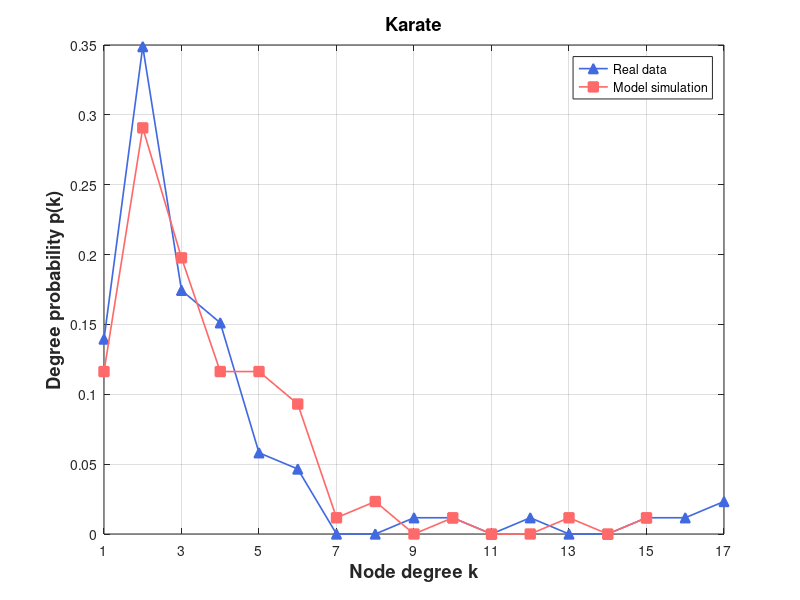

Recreate this plot in MATLAB.
% Create some data
% 定义度数直方图

degree_hist1 = [0, 12, 30, 15, 13, 5, 4, 0, 0, 1, 1, 0, 1, 0, 0, 1, 1, 2];
degree_hist2 = [0, 10, 25, 17, 10, 10, 8, 1, 2, 0, 1, 0, 0, 1, 0, 1];

% 将度数直方图转换为浮点型数组
 [0, 105, 92, 79, 51, 47, 24, 14, 6, 5, 2, 3, 4, 2, 1, 1, 1, 1, 2]
degree_hist1 = double(degree_hist1);
degree_hist2 = double(degree_hist2);

degree1 = degree_hist1(2:end);
degree2 = degree_hist2(2:end);
% 计算度数概率
degree_prob1 = degree1 / sum(degree1);
degree_prob2 = degree2 / sum(degree2);

figure

set(gca, 'FontSize', 12);

  
plot(1:length(degree_prob1), degree_prob1, '^-','Color',[65/256,105/256,225/256],'LineWidth',1.2,'Markersize',7,'MarkerFaceColor',[65/256,105/256,225/256])

hold on
%plot(eb, predictionData,'ro-','LineWidth',1.2,'Markersize',7,'MarkerFaceColor','r')
%plot(eb, predictionData, 's-','Color',[171/256,130/256,255/256],'LineWidth',1.2,'Markersize',7,'MarkerFaceColor',[171/256,130/256,255/256]) 
%plot(eb, epsilon7, 's-','Color',[0/256,206/256,209/256],'LineWidth',1.2,'Markersize',7,'MarkerFaceColor',[0/256,206/256,209/256])

%plot(eb, size700, 's-','Color',[171/256,130/256,255/256],'LineWidth',1.2,'Markersize',7,'MarkerFaceColor',[171/256,130/256,255/256]) %Purple
plot(1:length(degree_prob2), degree_prob2, 's-','Color',[255/256,106/256,106/256],'LineWidth',1.2,'Markersize',7,'MarkerFaceColor',[255/256,106/256,106/256])



% Turn on the grid
grid on

% Add title and axis labels
%title('Performance of Baseband QPSK')
xlabel('Node degree k','FontSize',13.2,'FontWeight','bold')
ylabel('Degree probability p(k)','FontSize',13.2,'FontWeight','bold')
legend('Real data', 'Model simulation')
% title('Wikibooks (Initial)', 'FontSize', 13.2, 'FontWeight', 'bold')
title('Karate', 'FontSize', 13.2, 'FontWeight', 'bold')
% axis([0.03 1.02 0 0.35])
%set(gca,'xtick',[xmin:step:xmax])
% set(gca,'xtick',[1:1000:11000])
set(gca,'xtick', 1:2:max(length(degree_prob1),length(degree_prob2)))
% set(gca,'xticklabels',{'0','0.16','0.32','0.48','0.64','0.80'});
%set(gca,'ytick',[0:0.05:0.35])
xlim([1 max(length(degree_prob1),length(degree_prob2))])
%set(gca,'xscale','log')
